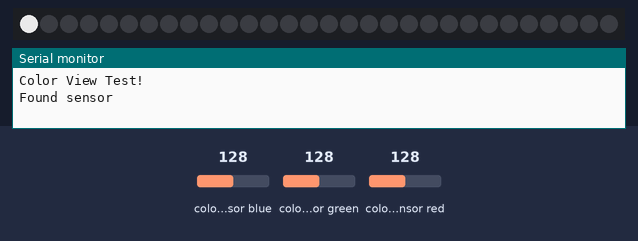
Recording of a sketch running on a simulated Arduino Uno, built with avr-gcc and run on an emulated ATmega328P. Parts: 30 RGB LEDs in strip order, left to right, the last lines printed to the serial monitor. Inputs (shaded band) come from the test bench; at power-on: colour sensor blue 128, colour sensor green 128, colour sensor red 128. Dim RGB values are drawn brighter than linear.

Above: at 0.1 s.
At 8.8 s:
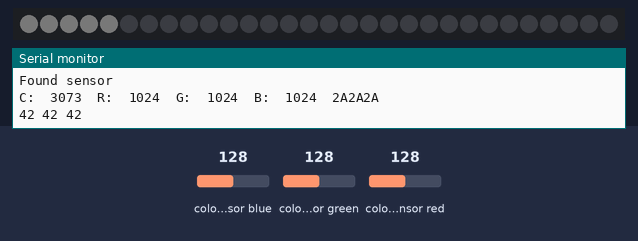
At 16.8 s:
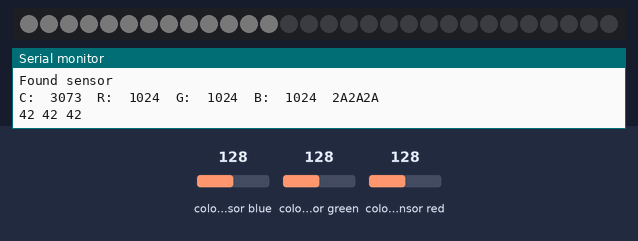
At 24.8 s:
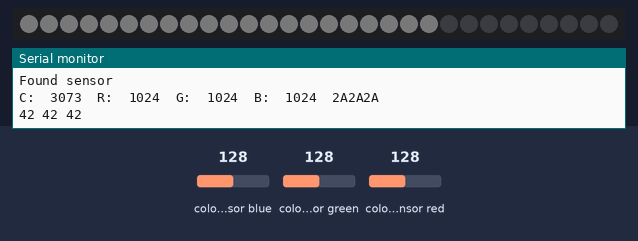
At 33.8 s:
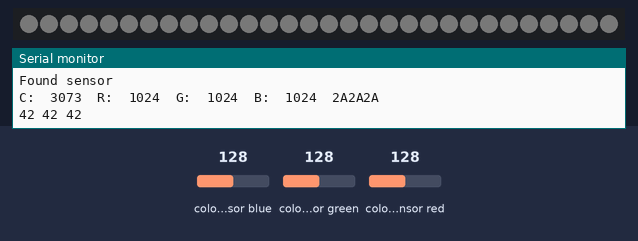

The sketch:

Color_Sensor_tests.ino
```cpp
#include <Wire.h>
#include "Adafruit_TCS34725.h"
#include "FastLED.h"
#include <avr/power.h>

// Fixed definitions
#define DATA_PIN 6
#define CLOCK_PIN 11
#define COLOR_ORDER RGB
#define LED_TYPE NEOPIXEL
#define NUM_LEDS  30

CRGB leds[NUM_LEDS];

// our RGB -> eye-recognized gamma color
byte gammatable[256];

Adafruit_TCS34725 tcs = Adafruit_TCS34725(TCS34725_INTEGRATIONTIME_50MS, TCS34725_GAIN_4X);

void setup() {

  Serial.begin(9600);
  Serial.println("Color View Test!");

  // To make it work w/ an 8 Mhz proc (example : Lilypad Arduino)
  clock_prescale_set(clock_div_2);

  // Use this for WS2801 Leds
  //  FastLED.addLeds<LED_TYPE, DATA_PIN, CLOCK_PIN, COLOR_ORDER>(leds, NUM_LEDS);

  // Use this for NEOPIXEL
  FastLED.addLeds<LED_TYPE, DATA_PIN>(leds, NUM_LEDS);

  if (tcs.begin()) {
    Serial.println("Found sensor");
  } else {
    Serial.println("No TCS34725 found ... check your connections");
    while (1); // halt!
  }

  // thanks PhilB for this gamma table!
  // it helps convert RGB colors to what humans see
  for (int i=0; i<256; i++) {
    float x = i;
    x /= 255;
    x = pow(x, 2.5);
    x *= 255;

    gammatable[i] = x;
    //Serial.println(gammatable[i]);
  }

  for (int i=0; i<3; i++){ //this sequence flashes the first three pixel as a countdown to the color reading.
    leds[i].setRGB(188, 188, 188); //white, but dimmer-- 255 for all three values makes it blinding!
    FastLED.show();
    delay(1000);
    leds[i].setRGB(0, 0, 0);
    FastLED.show();
    delay(500);
  }

  uint16_t clear, red, green, blue;

  tcs.setInterrupt(false);      // turn on LED

  delay(60);  // takes 50ms to read

  tcs.getRawData(&red, &green, &blue, &clear);

  tcs.setInterrupt(true);  // turn off LED

  Serial.print("C:\t"); Serial.print(clear);
  Serial.print("\tR:\t"); Serial.print(red);
  Serial.print("\tG:\t"); Serial.print(green);
  Serial.print("\tB:\t"); Serial.print(blue);

  // Figure out some basic hex code for visualization
  uint32_t sum = red;
  sum += green;
  sum += blue;
  sum += clear;
  float r, g, b;
  r = red; r /= sum;
  g = green; g /= sum;
  b = blue; b /= sum;
  r *= 256; g *= 256; b *= 256;
  Serial.print("\t");
  Serial.print((int)r, HEX); Serial.print((int)g, HEX); Serial.print((int)b, HEX);
  Serial.println();

  Serial.print((int)r ); Serial.print(" "); Serial.print((int)g);Serial.print(" ");  Serial.println((int)b );

  for(int i = 0; i < NUM_LEDS; i++) {
      leds[i].setRGB(gammatable[(int)r], gammatable[(int)g], gammatable[(int)b]);
      FastLED.show();
      delay(1000);
  }

}

void loop() {

  //loop is empty because it only takes the color reading once on power up! Turn the project off and on again to change the color.

}
```
